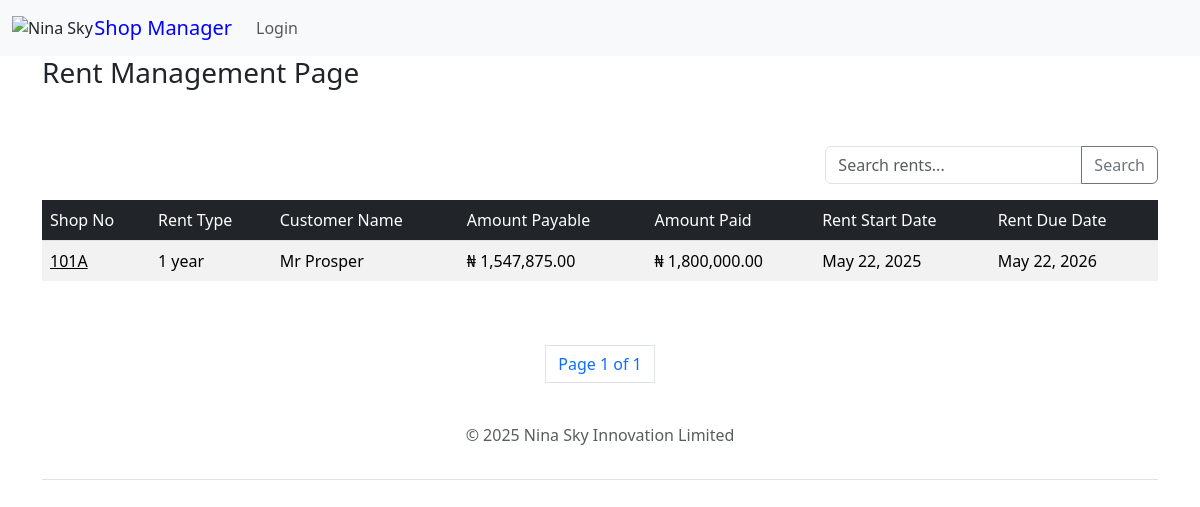
The page /shop/rents/ on the database as committed earlier.
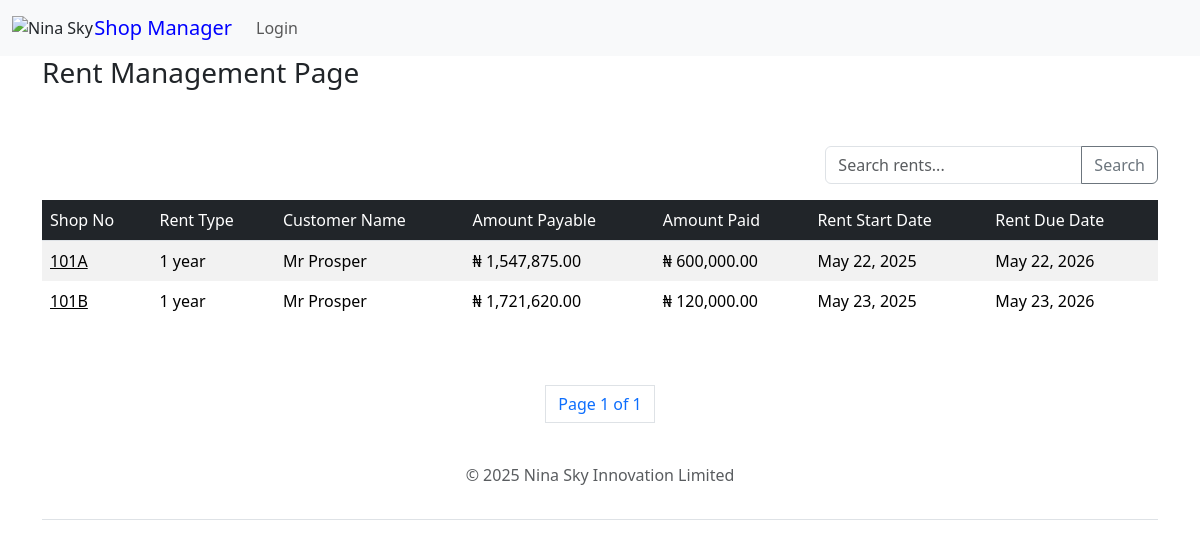
The same page on the database as committed later.
### shop/models.py (models this page shows, shortened)
class Rent(models.Model):
    shop = models.ForeignKey(Shop, on_delete=models.CASCADE)
    customer = models.ForeignKey(Customer, on_delete=models.CASCADE)
    rent_type = models.CharField(max_length=20, choices=RENT_TYPE)
    amount_paid = models.DecimalField(max_digits=12, decimal_places=2)
    date_paid = models.DateTimeField()
    is_paid = models.BooleanField(default=False)
    is_expired = models.BooleanField(default=False)  # New field
    rent_start = models.DateField(default=timezone.now)
    date_due = models.DateField()
    assigned_by = models.ForeignKey(User, on_delete=models.CASCADE)

class Shop(models.Model):
    Type = [
        ("Platinum", "Platinum"),
        ("Titanium", "Titanium"),
        ("Diamond", "Diamond"),
        ("Premium", "Premium"),
        ("Gold", "Gold"),
        ("Silver", "Silver"),
    ]
    Floor = [
        ("G", "Ground Floor"),
        ("1", "First Floor"),
        ("2", "Second Floor"),
    ]
    STATUS = [
        ("vacant", "Vacant"),
        ("allocated", "Allocated"),
    ]
    name = models.CharField(max_length=255)
    type = models.CharField(max_length=10, choices=Type)
    price = models.DecimalField(max_digits=10, decimal_places=2)
    shop_price = models.DecimalField(
        max_digits=10, decimal_places=2, blank=True, null=True
    )
    new_shop_price = models.DecimalField(
        max_digits=10, decimal_places=2, blank=True, null=True
    )
    caution_fee = models.DecimalField(
        max_digits=12, decimal_places=2, default=100000.00
    )
    no = models.CharField(max_length=5, validators=[MinLengthValidator(4)], unique=True)
    address = models.CharField(max_length=300)
    floor = models.CharField(max_length=20, choices=Floor)
    size = models.IntegerField()
    status = models.CharField(max_length=10, choices=STATUS, default="vacant")
    is_paid = models.BooleanField(default=False)
    is_approved = models.BooleanField(default=False)
    class Meta:
        ordering = ["no"]
    @property
    def rent(self):
        return self.size * self.price
    @property
    def vat(self):  # 7.5% OF THE RENT
        result = self.rent * Decimal("0.075")
        return result.quantize(Decimal("0.01"), rounding=ROUND_HALF_UP)
    @property
    def wht(self):  # 5%
        result = self.rent * Decimal(0.05)
        return result.quantize(Decimal("0.01"), rounding=ROUND_HALF_UP)
    @property
    def new_shop_agency(self):
        result = (self.rent + self.vat) * Decimal("0.15")
        return result.quantize(Decimal("0.01"), rounding=ROUND_HALF_UP)
    @property
    def new_shop_legal(self):
        result = (self.rent + self.vat) * Decimal("0.05")
        return result.quantize(Decimal("0.01"), rounding=ROUND_HALF_UP)
    @property
    def new_service_charge(self):
        result = (self.rent + self.vat) * Decimal("0.25")
        return result.quantize(Decimal("0.01"), rounding=ROUND_HALF_UP)
    @property
    def new_total_rent_payable(self):
        return round(
            self.rent
            + self.new_shop_agency
            + self.new_shop_legal
            + self.new_service_charge
            + self.wht
            + self.vat
            + self.caution_fee,
            2,
        )
    @property
    def shop_price(self):
        result = self.rent * Decimal("1.075")
        return result.quantize(Decimal("0.01"), rounding=ROUND_HALF_UP)

### customer/models.py (models this page shows, shortened)
class Customer(models.Model):
    NATURE = [
        ("Supermarket", "Supermarket"),
        ("Bridal Wears", "Bridal Wears"),
        ("Laundry", "Laundry"),
        ("Pharmacy", "Pharmacy"),
        ("Car Dealer", "Car Dealer"),
        ("Courier/Dispatch", "Courier/Dispatch"),
        ("Banking/Insurance", "Banking/Insurance"),
        ("Barbing/Salon", "Barbing/Salon"),
        ("Restaurant", "Restaurant"),
        ("Legal Aid Services", "Legal Aid Services"),
        ("Food and Drinks", "Food and Drinks"),
        ("Makeup Artist", "Makeup Artist"),
        ("Building", "Building"),
        ("Tailoring", "Tailoring"),
        ("Studio", "Studio"),
        ("Beauty Salon", "Beauty Salon"),
        ("Bakery", "Bakery"),
        ("Wine Seller", "Wine Seller"),
        ("Logistics", "Logistics"),
        ("Clothing", "Clothing"),
        ("Fabrics", "Fabrics"),
        ("Oriflame Dealer", "Oriflame Dealer"),
        ("Fruit Seller", "Fruit Seller"),
        ("Communication", "Communication"),
        ("Business Centre", "Business Centre"),
        ("Bank", "Bank"),
        ("Tv Repair", "Tv Repair"),
        ("Hair Business", "Hair Business"),
        ("Consultancy", "Consultancy"),
        ("Skin Beauty Store", "Skin Beauty Store"),
        ("Dispatch Office", "Dispatch Office"),
        ("Atm Customization", "Atm Customization"),
        ("Loan Business", "Loan Business"),
        ("Children Wears", "Children Wears"),
        ("Electrical/Electronics Store", "Electrical/Electronics Store"),
        ("Home Wears Store", "Home Wears Store"),
        ("Travel Agency", "Travel Agency"),
        ("Photo Studio", "Photo Studio"),
        ("Real Estate", "Real Estate"),
        ("Law Firm", "Law Firm"),
        ("Graphic Design and Branding", "Graphic Design and Branding"),
        ("Perfumery", "Perfumery"),
        ("NGO", "NGO"),
        ("Branding Business", "Branding Business"),
        ("Pastries & Cake", "Pastries & Cakes"),
        ("Mtn Service Provider Business", "Mtn Service Provider Business"),
        ("Cyber Cafe", "Cyber Cafe"),
        ("Wood Floor Trader", "Wood Floor Trader"),
        ("Others", "Others"),
    ]
    STATUS = [
        ("new", "New"),
        ("renewal", "Renewal"),
        ("exited", "Exited"),
    ]
    REVIWED_CHOICES = [("Is Reviewed", "Is Reviewed"), ("Not Reviewed", "Not Reviewed")]
    STATES = [
        ("Abia", "Abia"),
        ("Abuja", "Abuja"),
        ("Adamawa", "Adamawa"),
        ("Akwa Ibom", "Akwa Ibom"),
        ("Anambra", "Anambra"),
        ("Bauchi", "Bauchi"),
        ("Bayelsa", "Bayelsa"),
        ("Benue", "Benue"),
        ("Borno", "Borno"),
        ("Cross River", "Cross River"),
        ("Delta", "Delta"),
        ("Ebonyi", "Ebonyi"),
        ("Edo", "Edo"),
        ("Ekiti", "Ekiti"),
        ("Enugu", "Enugu"),
        ("Gombe", "Gombe"),
        ("Imo", "Imo"),
        ("Jigawa", "Jigawa"),
        ("Jos", "Jos"),
        ("Kaduna", "Kaduna"),
        ("Kano", "Kano"),
        ("Katsina", "Katsina"),
        ("Kebbi", "Kebbi"),
        ("Kogi", "Kogi"),
        ("Kwara", "Kwara"),
        ("Lagos", "Lagos"),
        ("Nasarawa", "Nasarawa"),
        ("Niger", "Niger"),
        ("Ogun", "Ogun"),
        ("Ondo", "Ondo"),
        ("Osun", "Osun"),
        ("Oyo", "Oyo"),
        ("Plateau", "Plateau"),
        ("Rivers", "Rivers"),
        ("Sokoto", "Sokoto"),
        ("Taraba", "Taraba"),
        ("Yobe", "Yobe"),
        ("Zamfara", "Zamfara"),
        ("Others", "Others"),
    ]
    TITLE_CHOICES = [
        ("Mr", "Mr"),
        ("Mrs", "Mrs"),
        ("Miss", "Miss"),
        ("Engr.", "Engr."),
        ("Dr.", "Dr."),
        ("Miss", "Miss"),
    ]
    no = models.CharField(max_length=5, unique=True)
    title = models.CharField(max_length=10, choices=TITLE_CHOICES, default="Mr")
    name = models.CharField(max_length=100)
    business = models.CharField(max_length=225)
    email = models.EmailField()
    phone = models.CharField(max_length=11)
    dob = models.DateField(default=None)
    address = models.CharField(max_length=225)
    state = models.CharField(max_length=225, choices=STATES)
    other_state = models.CharField(max_length=255, blank=True, null=True)
    occupation = models.CharField(max_length=50)
    nature = models.CharField(max_length=255, choices=NATURE, default="")
    status = models.CharField(max_length=10, choices=STATUS, default="")
    is_reviewed = models.BooleanField(default=True)
    date = models.DateField()
    outstanding_balance = models.IntegerField(blank=True, null=True)
    data_entry_officer_note = models.TextField(max_length=1000, blank=True, null=True)
    review_officer_note = models.TextField(max_length=1000, blank=True, null=True)
    approval_officer_note = models.TextField(max_length=1000, blank=True, null=True)
    approval = models.BooleanField(default=False)
    exitdate = models.DateField(blank=True, null=True)
    nextdue = models.DateField(blank=True, null=True)
    created_at = models.DateTimeField(auto_now_add=True)
    updated_at = models.DateTimeField(auto_now=True)
    class Meta:
        ordering = ["no"]

### shop/views.py (the view, shortened to what this page needs)
# urls.py: path("shop/rents/", views.list_rents, name="list-shop-rents"),
def list_rents(request):
    rents = Rent.objects.all()
    search_query = request.GET.get("search", "")
    paginator = Paginator(rents, 10)
    page_number = request.GET.get("page")
    page_obj = paginator.get_page(page_number)
    context = {"rents": rents, "page_obj": page_obj, "search_query": search_query}
    return render(request, "rent/list_rents.html", context)

### templates/rent/list_rents.html (shortened to what this page needs)
{% extends 'base.html' %} {% block title %} Rents | Nina Sky Innovation Limited {% endblock %}
{% block content %}
<div class="container ml-3 mr-3">
    <div class="row">
      <div class="col-md-9">
          <h3>Rent Management Page</h3>
      </div>
      <div class="col-md-3">
      </div>
    </div>
    <br><br>
    <div class="row">
    <div class="col-md-12">
        <div class="table-responsive">
            <div class="col-md-12">
                        <form method="get" class="float-end">
                            <div class="input-group mb-3">
                                <input type="text"
                                    class="form-control"
                                    name="search"
                                    placeholder="Search rents..."
                                    value="{{ search_query|default:'' }}">
                                <button class="btn btn-outline-secondary" type="submit">
                                     Search
                                </button>
                            </div>
                        </form>
            <table class="table table-hover table-striped table-borderless">
              <thead class="table-dark border-bottom font-weight-bold">
                  <tr>
                      <td>Shop No</td>
                      <td>Rent Type</td>
                      <td>Customer Name</td>
                      <td>Amount Payable</td>
                      <td>Amount Paid</td>
                      <td>Rent Start Date</td>
                      <td>Rent Due Date</td>
                  </tr>
              </thead>
            <tbody>
                {% for rent in rents %}
                <tr>
                    <td data-label="Shop No"><a style="color: black;" href="">{{rent.shop.no}}</a></td>
                    <td data-label="Rent Type">{{rent.rent_type}}</td>
                    <td data-label="Customer Name">{{rent.customer.title}} {{rent.customer.name|title}}</td>
                    <td data-label="Amount Payable">₦ {{ rent.shop.new_total_rent_payable }}</td>
                    <td data-label="Amount Paid">₦ {{ rent.amount_paid }}</td>
                    <td data-label="Rent Start Date">{{rent.rent_start}}</td>
                    <td data-label="Rent Due Date">{{rent.date_due}}</td>
                </tr>
                {% endfor %}
                </tbody>
            </table>
        </div>
        <br/><br>
        <div class="pagination justify-content-center">
            <span class="page-link">Page {{ page_obj.number }} of {{ page_obj.paginator.num_pages }}</span>
        </div>
    </div>
    </div>
  </div>
</div>
{% endblock content %}

### templates/base.html (shortened to what this page needs)
<!DOCTYPE html>
{% load static %}
<html lang="en">
<head>
    <link href="https://cdn.jsdelivr.net/npm/bootstrap@5.3.3/dist/css/bootstrap.min.css" rel="stylesheet">
    <link rel="stylesheet" type="text/css" href="{% static 'css/styles.css' %}">
    <link rel="stylesheet" href="https://cdnjs.cloudflare.com/ajax/libs/font-awesome/6.0.0-beta3/css/all.min.css">
  </head>
  </head>
<body>
  <header>
    <nav class="navbar navbar-expand-lg bg-body-tertiary">
        <div class="container-fluid">
          <img src="{% static 'images/logo-removebg-preview.png' %}" class="card-img-top mx-auto" style="width: 7%;"  alt="Nina Sky">
          <a class="navbar-brand" href="" style="color: blue">Shop Manager</a>
          <div class="collapse navbar-collapse " id="navbarNavAltMarkup">
            {% if user.is_authenticated %}
            <div class="navbar-nav me-auto">
              {% if not user.is_staff %}
              <a class="nav-item nav-link" href="{% url 'data-entry-dashboard' %}">Dashboard</a>
              {% elif user.is_staff and not user.is_superuser %}
              <a class="nav-item nav-link" href="{% url 'review-officer-dashboard' %}">Dashboard</a>
              {% else %}
              <a class="nav-item nav-link" href="{% url 'dashboard' %}">Dashboard</a>
              {% endif %}
              <a class="nav-item nav-link" href="{% url 'customer' %}">Customer</a>
              <a class="nav-item nav-link" href="{% url 'all-shops' %}">Shop</a>
              <a class="nav-item nav-link" href="{% url 'create-shop-rent' %}">Allocation</a>
            </div>
            <div class="navbar-nav">
              <form class="logout" action="{% url 'logout' %}" method="POST">
             {% csrf_token %}
             <button class="btn btn-danger" aria-label="User Logout" title="User Logout">Log Out</button>
              </form>
            </div>
            {% else %}
            <div class="navbar-nav">
              <a class="nav-item nav-link" href="{% url 'login' %}">Login</a>
             {% endif %}
            </div>
          </div>
        </div>
      </nav>
    </header>
    {% block content %}{% endblock %}
    <div class="container">
      <footer class="py-3 my-4">
        <p class="text-center text-body-secondary">© 2025 Nina Sky Innovation Limited</p>
        <ul class="nav justify-content-center border-bottom pb-3 mb-3">
      </footer>
    </div>
    <br/><br/>
</body>
</html>

### templates/rent/list_rents.html (style rules this page uses)
.table-responsive { overflow-x: auto; }

Rows that differ between the two databases and show on the page:
changed Rent "May 22, 2025": amount_paid "1,800,000.00" → "600,000.00"
added Rent: shop.no "101B", rent_type "1 year", customer "Mr", customer.name "Prosper", shop.new_total_rent_payable "1,721,620.00", amount_paid "120,000.00", rent_start "May 23, 2025", date_due "May 23, 2026"
